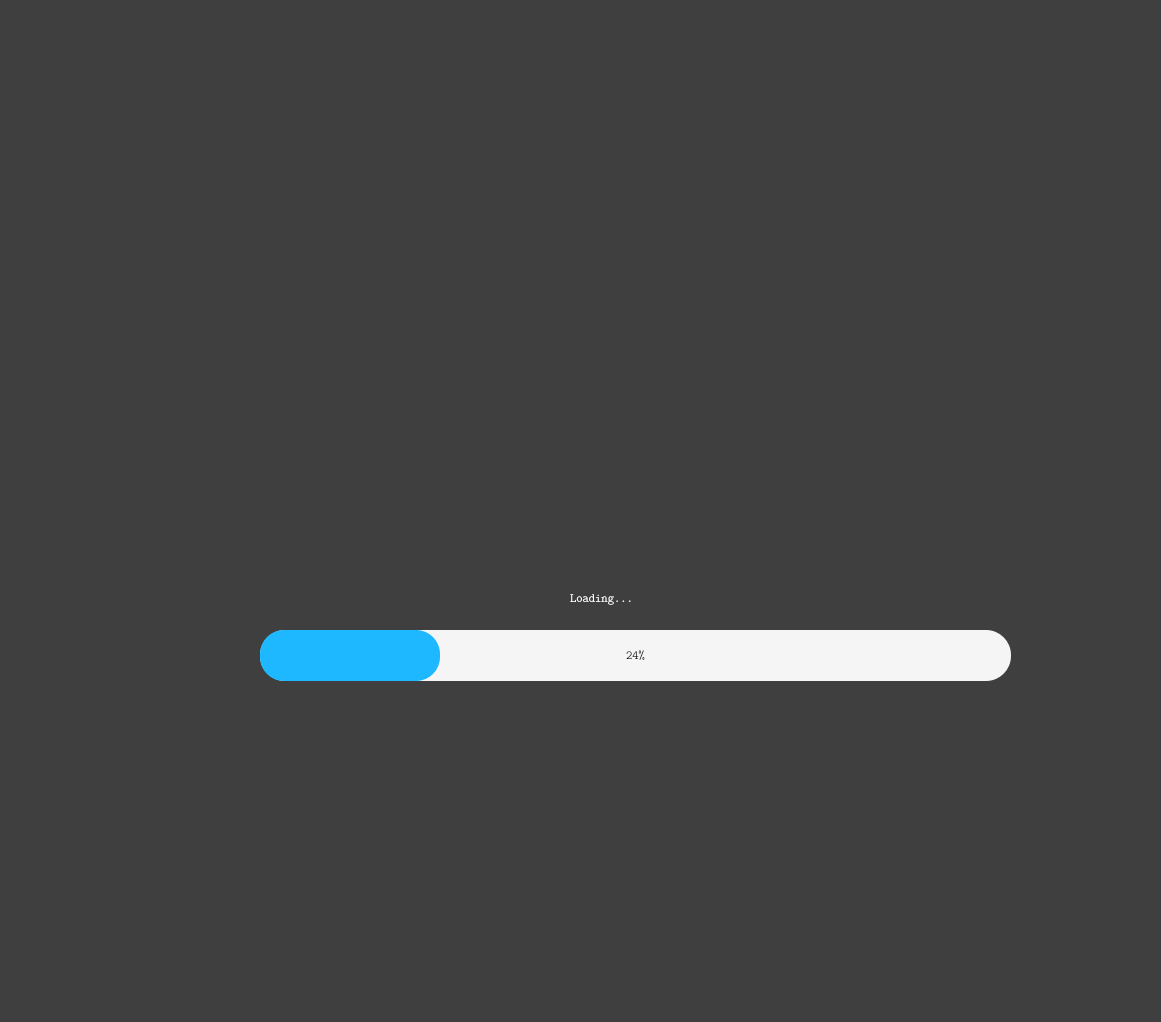
<?xml version="1.0" encoding="UTF-8"?>
<ui version="4.0">
 <class>steganoWelcome</class>
 <widget class="QMainWindow" name="steganoWelcome">
  <property name="geometry">
   <rect>
    <x>0</x>
    <y>0</y>
    <width>1161</width>
    <height>1022</height>
   </rect>
  </property>
  <property name="windowTitle">
   <string>MainWindow</string>
  </property>
  <property name="styleSheet">
   <string notr="true">background-color: rgb(63, 63, 63)</string>
  </property>
  <widget class="QWidget" name="centralwidget">
   <widget class="QProgressBar" name="progressBar">
    <property name="geometry">
     <rect>
      <x>260</x>
      <y>630</y>
      <width>751</width>
      <height>51</height>
     </rect>
    </property>
    <property name="font">
     <font>
      <family>Latin Modern Mono Light</family>
     </font>
    </property>
    <property name="styleSheet">
     <string notr="true">        QProgressBar {
			 border-radius:25px;
			 background-color: rgb(245, 245, 245);
			 text-align:center;
}

        QProgressBar::chunk {
            background-color: rgb(29, 184, 255);
			border-radius:24px;
        }
</string>
    </property>
    <property name="value">
     <number>24</number>
    </property>
   </widget>
   <widget class="QLabel" name="label_2">
    <property name="geometry">
     <rect>
      <x>570</x>
      <y>580</y>
      <width>231</width>
      <height>36</height>
     </rect>
    </property>
    <property name="font">
     <font>
      <family>Latin Modern Mono Light</family>
     </font>
    </property>
    <property name="styleSheet">
     <string notr="true">color:white;
background-color:transparent;</string>
    </property>
    <property name="text">
     <string>Loading...</string>
    </property>
   </widget>
   <widget class="QLabel" name="label">
    <property name="geometry">
     <rect>
      <x>160</x>
      <y>30</y>
      <width>881</width>
      <height>921</height>
     </rect>
    </property>
    <property name="styleSheet">
     <string notr="true">background:transparent;</string>
    </property>
    <property name="text">
     <string/>
    </property>
    <property name="pixmap">
     <pixmap>../images/rabbit.png</pixmap>
    </property>
   </widget>
   <zorder>label</zorder>
   <zorder>progressBar</zorder>
   <zorder>label_2</zorder>
  </widget>
  <widget class="QStatusBar" name="statusbar"/>
 </widget>
 <resources>
  <include location="../../PycharmProjects/lab/res.qrc"/>
 </resources>
 <connections/>
</ui>
